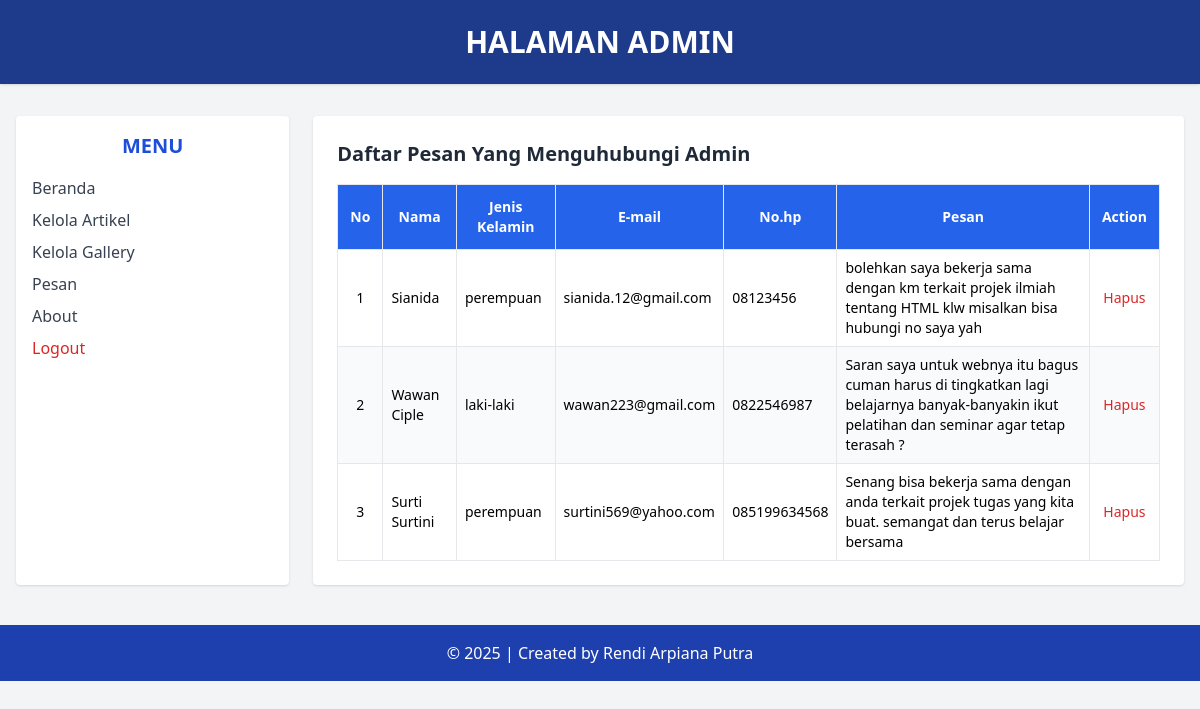
Page /admin/data_pesan.php (signed in) on the committed database.
### tables this page shows
CREATE TABLE `tbl_pesan` (
  `id_pesan` int(10) NOT NULL AUTO_INCREMENT,
  `nama` varchar(50) DEFAULT NULL,
  `jenis_kelamin` varchar(10) DEFAULT NULL,
  `email` varchar(20) DEFAULT NULL,
  `no_hp` varchar(12) DEFAULT NULL,
  `pesan` varchar(255) DEFAULT NULL,
  PRIMARY KEY (`id_pesan`)
);

### admin/data_pesan.php (the view, shortened to what this page needs)
<?php
include('../koneksi.php');
?>
<!DOCTYPE html>
<html lang="en">
<head>
    <script src="https://cdn.tailwindcss.com"></script>
</head>
<body class="bg-gray-100 min-h-screen">
    <header class="bg-blue-900 text-white text-center py-6 shadow">
        <h1 class="text-3xl font-bold"> HALAMAN ADMIN</h1>
    </header>
    <div class="flex max-w-7xl mx-auto mt-8 px-4">
        <aside class="w-1/4 bg-white rounded shadow p-4">
            <h2 class="text-xl font-semibold text-blue-700 mb-4 text-center">MENU</h2>
            <ul class="space-y-2 text-gray-700">
                <li><a href="beranda_admin.php" class="block hover:text-blue-600">Beranda</a></li>
                <li><a href="data_artikel.php" class="block hover:text-blue-600">Kelola Artikel</a></li>
                <li><a href="data_gallery.php" class="block hover:text-blue-600">Kelola Gallery</a></li>
                <li><a href="data_pesan.php" class="block hover:text-blue-600">Pesan</a></li>
                <li><a href="about.php" class="block hover:text-blue-600">About</a></li>
                <li>
                    <a href="logout.php" onclick="return confirm('Apakah anda yakin ingin keluar?');"
                        class="block text-red-600 hover:underline fontmedium">Logout</a>
                </li>
            </ul>
        </aside>
        <main class="w-4/5 bg-white rounded shadow p-6 ml-6">
            <div class="flex justify-between items-center mb-4">
                <h2 class="text-xl font-bold text-gray-800">Daftar Pesan Yang Menguhubungi Admin</h2>
            </div>
            <table class="min-w-full table-auto border border-gray-300 text-sm">
                <thead class="bg-blue-600 text-white">
                    <tr>
                        <th class="p-3 border">No</th>
                        <th class="p-3 border">Nama</th>
                        <th class="p-3 border">Jenis Kelamin</th>
                        <th class="p-3 border">E-mail</th>
                        <th class="p-3 border">No.hp</th>
                        <th class="p-3 border">Pesan</th>
                        <th class="p-3 border">Action</th>
                    </tr>
                </thead>
                <tbody>
                    <?php
                    $sql = "SELECT * FROM tbl_pesan";
                    $query = mysqli_query($db, $sql);
                    $no = 1;
                    while ($data = mysqli_fetch_array($query)) {
                        echo "<tr class='even:bg-gray-50'>";
                        echo "<td class='border p-2 text-center'>" . $no++ . "</td>";
                        echo "<td class='border p-2'>" .
                            htmlspecialchars($data['nama']) . "</td>";
                        echo "<td class='border p-2'>" .
                            htmlspecialchars($data['jenis_kelamin']) . "</td>";
                        echo "<td class='border p-2'>" .
                            htmlspecialchars($data['email']) . "</td>";
                        echo "<td class='border p-2'>" .
                            htmlspecialchars($data['no_hp']) . "</td>";
                        echo "<td class='border p-2'>" .
                            htmlspecialchars($data['pesan']) . "</td>";
                        echo "<td class='border p-2 text-center space-x-2'>
                        <a href='delete_pesan.php?id_pesan={$data['id_pesan']}'onclick='return confirm(\"Yakin ingin menghapus?\")'
                        class='text-red-600 hover:underline'>Hapus</a> </td>";
                        echo "</tr>";
                    }
                    ?>
                </tbody>
            </table>
        </main>
    </div>
    <footer class="bg-blue-800 text-white text-center py-4 mt-10">
        &copy; <?php echo date('Y'); ?> | Created by Rendi Arpiana Putra
    </footer>
</body>
</html>

### rows in the picture
tbl_pesan: nama "Sianida", jenis_kelamin "perempuan", email "sianida.12@gmail.com", no_hp "08123456", pesan "bolehkan saya bekerja sama dengan km terkait projek ilmiah tentang HTML klw misalkan bisa hubungi no saya yah"
tbl_pesan: nama "Wawan Ciple", jenis_kelamin "laki-laki", email "wawan223@gmail.com", no_hp "0822546987", pesan "Saran saya untuk webnya itu bagus cuman harus di tingkatkan lagi belajarnya banyak-banyakin ikut pelatihan dan seminar agar tetap terasah ?"
tbl_pesan: nama "Surti Surtini", jenis_kelamin "perempuan", email "surtini569@yahoo.com", no_hp "085199634568", pesan "Senang bisa bekerja sama dengan anda terkait projek tugas yang kita buat. semangat dan terus belajar bersama"
